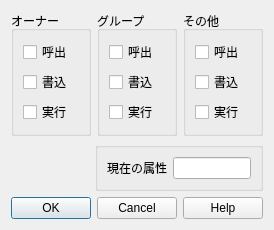
<?xml version="1.0" encoding="UTF-8"?>
<ui version="4.0">
 <class>FileAttributeSettingDialog</class>
 <widget class="QDialog" name="FileAttributeSettingDialog">
  <property name="geometry">
   <rect>
    <x>0</x>
    <y>0</y>
    <width>255</width>
    <height>213</height>
   </rect>
  </property>
  <property name="windowTitle">
   <string>Dialog</string>
  </property>
  <layout class="QVBoxLayout" name="verticalLayout_4">
   <item>
    <layout class="QHBoxLayout" name="horizontalLayout">
     <item>
      <widget class="QGroupBox" name="groupBox_1">
       <property name="title">
        <string>オーナー</string>
       </property>
       <layout class="QVBoxLayout" name="verticalLayout">
        <item>
         <widget class="QCheckBox" name="checkBox_OwnerRead">
          <property name="text">
           <string>呼出</string>
          </property>
         </widget>
        </item>
        <item>
         <widget class="QCheckBox" name="checkBox_OwnerWrite">
          <property name="text">
           <string>書込</string>
          </property>
         </widget>
        </item>
        <item>
         <widget class="QCheckBox" name="checkBox_OwnerExec">
          <property name="text">
           <string>実行</string>
          </property>
         </widget>
        </item>
       </layout>
      </widget>
     </item>
     <item>
      <widget class="QGroupBox" name="groupBox_2">
       <property name="title">
        <string>グループ</string>
       </property>
       <layout class="QVBoxLayout" name="verticalLayout_2">
        <item>
         <widget class="QCheckBox" name="checkBox_GroupRead">
          <property name="text">
           <string>呼出</string>
          </property>
         </widget>
        </item>
        <item>
         <widget class="QCheckBox" name="checkBox_GroupWrite">
          <property name="text">
           <string>書込</string>
          </property>
         </widget>
        </item>
        <item>
         <widget class="QCheckBox" name="checkBox_GroupExec">
          <property name="text">
           <string>実行</string>
          </property>
         </widget>
        </item>
       </layout>
      </widget>
     </item>
     <item>
      <widget class="QGroupBox" name="groupBox_3">
       <property name="title">
        <string>その他</string>
       </property>
       <layout class="QVBoxLayout" name="verticalLayout_3">
        <item>
         <widget class="QCheckBox" name="checkBox_OtherRead">
          <property name="text">
           <string>呼出</string>
          </property>
         </widget>
        </item>
        <item>
         <widget class="QCheckBox" name="checkBox_OtherWrite">
          <property name="text">
           <string>書込</string>
          </property>
         </widget>
        </item>
        <item>
         <widget class="QCheckBox" name="checkBox_OtherExec">
          <property name="text">
           <string>実行</string>
          </property>
         </widget>
        </item>
       </layout>
      </widget>
     </item>
    </layout>
   </item>
   <item>
    <layout class="QHBoxLayout" name="horizontalLayout_3" stretch="1,2">
     <item>
      <spacer name="horizontalSpacer">
       <property name="orientation">
        <enum>Qt::Orientation::Horizontal</enum>
       </property>
       <property name="sizeHint" stdset="0">
        <size>
         <width>40</width>
         <height>20</height>
        </size>
       </property>
      </spacer>
     </item>
     <item>
      <widget class="QGroupBox" name="groupBox_4">
       <property name="title">
        <string/>
       </property>
       <layout class="QHBoxLayout" name="horizontalLayout_2">
        <item>
         <widget class="QLabel" name="label">
          <property name="text">
           <string>現在の属性</string>
          </property>
         </widget>
        </item>
        <item>
         <widget class="QLineEdit" name="lineEdit_CurrentAttr">
          <property name="maxLength">
           <number>4</number>
          </property>
         </widget>
        </item>
       </layout>
      </widget>
     </item>
    </layout>
   </item>
   <item>
    <widget class="QDialogButtonBox" name="buttonBox">
     <property name="orientation">
      <enum>Qt::Orientation::Horizontal</enum>
     </property>
     <property name="standardButtons">
      <set>QDialogButtonBox::StandardButton::Cancel|QDialogButtonBox::StandardButton::Help|QDialogButtonBox::StandardButton::Ok</set>
     </property>
    </widget>
   </item>
   <item>
    <spacer name="verticalSpacer">
     <property name="orientation">
      <enum>Qt::Orientation::Vertical</enum>
     </property>
     <property name="sizeHint" stdset="0">
      <size>
       <width>20</width>
       <height>0</height>
      </size>
     </property>
    </spacer>
   </item>
  </layout>
 </widget>
 <resources/>
 <connections>
  <connection>
   <sender>buttonBox</sender>
   <signal>accepted()</signal>
   <receiver>FileAttributeSettingDialog</receiver>
   <slot>accept()</slot>
   <hints>
    <hint type="sourcelabel">
     <x>248</x>
     <y>254</y>
    </hint>
    <hint type="destinationlabel">
     <x>157</x>
     <y>274</y>
    </hint>
   </hints>
  </connection>
  <connection>
   <sender>buttonBox</sender>
   <signal>rejected()</signal>
   <receiver>FileAttributeSettingDialog</receiver>
   <slot>reject()</slot>
   <hints>
    <hint type="sourcelabel">
     <x>316</x>
     <y>260</y>
    </hint>
    <hint type="destinationlabel">
     <x>286</x>
     <y>274</y>
    </hint>
   </hints>
  </connection>
  <connection>
   <sender>buttonBox</sender>
   <signal>helpRequested()</signal>
   <receiver>FileAttributeSettingDialog</receiver>
   <slot>help()</slot>
   <hints>
    <hint type="sourcelabel">
     <x>140</x>
     <y>186</y>
    </hint>
    <hint type="destinationlabel">
     <x>140</x>
     <y>108</y>
    </hint>
   </hints>
  </connection>
  <connection>
   <sender>checkBox_OwnerRead</sender>
   <signal>clicked()</signal>
   <receiver>FileAttributeSettingDialog</receiver>
   <slot>onClick_checkBox_OwnerRead()</slot>
   <hints>
    <hint type="sourcelabel">
     <x>46</x>
     <y>46</y>
    </hint>
    <hint type="destinationlabel">
     <x>127</x>
     <y>107</y>
    </hint>
   </hints>
  </connection>
  <connection>
   <sender>checkBox_OtherWrite</sender>
   <signal>clicked()</signal>
   <receiver>FileAttributeSettingDialog</receiver>
   <slot>onClick_checkBox_OtherWrite()</slot>
   <hints>
    <hint type="sourcelabel">
     <x>207</x>
     <y>72</y>
    </hint>
    <hint type="destinationlabel">
     <x>127</x>
     <y>107</y>
    </hint>
   </hints>
  </connection>
  <connection>
   <sender>checkBox_OwnerExec</sender>
   <signal>clicked()</signal>
   <receiver>FileAttributeSettingDialog</receiver>
   <slot>onClick_checkBox_OwnerExec()</slot>
   <hints>
    <hint type="sourcelabel">
     <x>46</x>
     <y>98</y>
    </hint>
    <hint type="destinationlabel">
     <x>127</x>
     <y>107</y>
    </hint>
   </hints>
  </connection>
  <connection>
   <sender>checkBox_GroupRead</sender>
   <signal>clicked()</signal>
   <receiver>FileAttributeSettingDialog</receiver>
   <slot>onClick_checkBox_GroupRead()</slot>
   <hints>
    <hint type="sourcelabel">
     <x>127</x>
     <y>46</y>
    </hint>
    <hint type="destinationlabel">
     <x>127</x>
     <y>107</y>
    </hint>
   </hints>
  </connection>
  <connection>
   <sender>checkBox_GroupWrite</sender>
   <signal>clicked()</signal>
   <receiver>FileAttributeSettingDialog</receiver>
   <slot>onClick_checkBox_GroupWrite()</slot>
   <hints>
    <hint type="sourcelabel">
     <x>127</x>
     <y>72</y>
    </hint>
    <hint type="destinationlabel">
     <x>127</x>
     <y>107</y>
    </hint>
   </hints>
  </connection>
  <connection>
   <sender>checkBox_GroupExec</sender>
   <signal>clicked()</signal>
   <receiver>FileAttributeSettingDialog</receiver>
   <slot>onClick_checkBox_GroupExec()</slot>
   <hints>
    <hint type="sourcelabel">
     <x>127</x>
     <y>98</y>
    </hint>
    <hint type="destinationlabel">
     <x>127</x>
     <y>107</y>
    </hint>
   </hints>
  </connection>
  <connection>
   <sender>checkBox_OtherRead</sender>
   <signal>clicked()</signal>
   <receiver>FileAttributeSettingDialog</receiver>
   <slot>onClick_checkBox_OtherRead()</slot>
   <hints>
    <hint type="sourcelabel">
     <x>207</x>
     <y>46</y>
    </hint>
    <hint type="destinationlabel">
     <x>127</x>
     <y>107</y>
    </hint>
   </hints>
  </connection>
  <connection>
   <sender>checkBox_OwnerWrite</sender>
   <signal>clicked()</signal>
   <receiver>FileAttributeSettingDialog</receiver>
   <slot>onClick_checkBox_OwnerWrite()</slot>
   <hints>
    <hint type="sourcelabel">
     <x>46</x>
     <y>72</y>
    </hint>
    <hint type="destinationlabel">
     <x>127</x>
     <y>107</y>
    </hint>
   </hints>
  </connection>
  <connection>
   <sender>checkBox_OtherExec</sender>
   <signal>clicked()</signal>
   <receiver>FileAttributeSettingDialog</receiver>
   <slot>onClick_checkBox_OtherExec()</slot>
   <hints>
    <hint type="sourcelabel">
     <x>207</x>
     <y>98</y>
    </hint>
    <hint type="destinationlabel">
     <x>127</x>
     <y>107</y>
    </hint>
   </hints>
  </connection>
 </connections>
 <slots>
  <slot>help()</slot>
  <slot>onClick_checkBox_OwnerRead()</slot>
  <slot>onClick_checkBox_OtherWrite()</slot>
  <slot>onClick_checkBox_OwnerExec()</slot>
  <slot>onClick_checkBox_GroupRead()</slot>
  <slot>onClick_checkBox_GroupWrite()</slot>
  <slot>onClick_checkBox_GroupExec()</slot>
  <slot>onClick_checkBox_OtherRead()</slot>
  <slot>onClick_checkBox_OwnerWrite()</slot>
  <slot>onClick_checkBox_OtherExec()</slot>
 </slots>
</ui>
